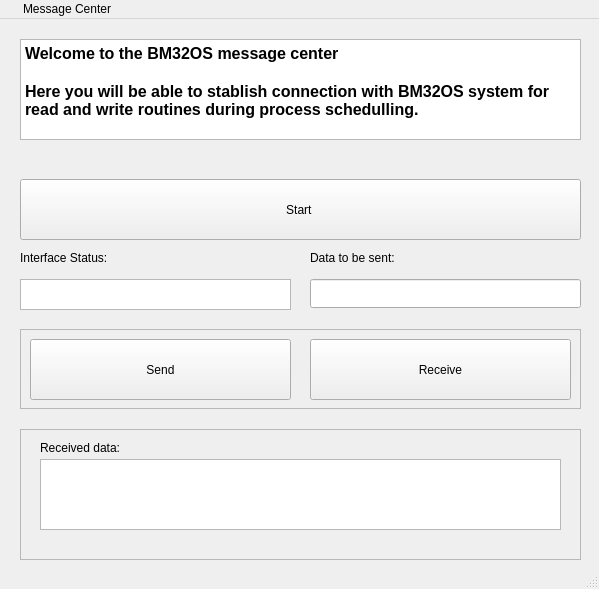
<?xml version="1.0" encoding="UTF-8"?>
<ui version="4.0">
 <class>MainWindow</class>
 <widget class="QMainWindow" name="MainWindow">
  <property name="geometry">
   <rect>
    <x>0</x>
    <y>0</y>
    <width>599</width>
    <height>589</height>
   </rect>
  </property>
  <property name="windowTitle">
   <string>MainWindow</string>
  </property>
  <widget class="QWidget" name="centralwidget">
   <widget class="QFrame" name="send_frame">
    <property name="geometry">
     <rect>
      <x>20</x>
      <y>310</y>
      <width>561</width>
      <height>80</height>
     </rect>
    </property>
    <property name="frameShape">
     <enum>QFrame::StyledPanel</enum>
    </property>
    <property name="frameShadow">
     <enum>QFrame::Raised</enum>
    </property>
    <widget class="QPushButton" name="push_button_send">
     <property name="geometry">
      <rect>
       <x>10</x>
       <y>10</y>
       <width>261</width>
       <height>61</height>
      </rect>
     </property>
     <property name="text">
      <string>Send</string>
     </property>
    </widget>
    <widget class="QPushButton" name="push_button_receive">
     <property name="geometry">
      <rect>
       <x>290</x>
       <y>10</y>
       <width>261</width>
       <height>61</height>
      </rect>
     </property>
     <property name="text">
      <string>Receive</string>
     </property>
    </widget>
   </widget>
   <widget class="QTextBrowser" name="textBrowser">
    <property name="geometry">
     <rect>
      <x>20</x>
      <y>20</y>
      <width>561</width>
      <height>101</height>
     </rect>
    </property>
    <property name="html">
     <string>&lt;!DOCTYPE HTML PUBLIC &quot;-//W3C//DTD HTML 4.0//EN&quot; &quot;http://www.w3.org/TR/REC-html40/strict.dtd&quot;&gt;
&lt;html&gt;&lt;head&gt;&lt;meta name=&quot;qrichtext&quot; content=&quot;1&quot; /&gt;&lt;style type=&quot;text/css&quot;&gt;
p, li { white-space: pre-wrap; }
&lt;/style&gt;&lt;/head&gt;&lt;body style=&quot; font-family:'Ubuntu'; font-size:11pt; font-weight:400; font-style:normal;&quot;&gt;
&lt;p style=&quot; margin-top:0px; margin-bottom:0px; margin-left:0px; margin-right:0px; -qt-block-indent:0; text-indent:0px;&quot;&gt;&lt;span style=&quot; font-size:12pt; font-weight:600;&quot;&gt;Welcome to the BM32OS message center&lt;/span&gt;&lt;/p&gt;
&lt;p style=&quot;-qt-paragraph-type:empty; margin-top:0px; margin-bottom:0px; margin-left:0px; margin-right:0px; -qt-block-indent:0; text-indent:0px; font-size:12pt; font-weight:600;&quot;&gt;&lt;br /&gt;&lt;/p&gt;
&lt;p style=&quot; margin-top:0px; margin-bottom:0px; margin-left:0px; margin-right:0px; -qt-block-indent:0; text-indent:0px;&quot;&gt;&lt;span style=&quot; font-size:12pt; font-weight:600;&quot;&gt;Here you will be able to stablish connection with BM32OS system for read and write routines during process schedulling.&lt;/span&gt;&lt;/p&gt;&lt;/body&gt;&lt;/html&gt;</string>
    </property>
   </widget>
   <widget class="QFrame" name="receive_frame">
    <property name="geometry">
     <rect>
      <x>20</x>
      <y>410</y>
      <width>561</width>
      <height>131</height>
     </rect>
    </property>
    <property name="frameShape">
     <enum>QFrame::StyledPanel</enum>
    </property>
    <property name="frameShadow">
     <enum>QFrame::Raised</enum>
    </property>
    <widget class="QLabel" name="label_2">
     <property name="geometry">
      <rect>
       <x>20</x>
       <y>10</y>
       <width>151</width>
       <height>17</height>
      </rect>
     </property>
     <property name="text">
      <string>Received data:</string>
     </property>
    </widget>
    <widget class="QTextBrowser" name="text_browser_receive">
     <property name="geometry">
      <rect>
       <x>20</x>
       <y>30</y>
       <width>521</width>
       <height>71</height>
      </rect>
     </property>
    </widget>
   </widget>
   <widget class="QLabel" name="label_3">
    <property name="geometry">
     <rect>
      <x>20</x>
      <y>230</y>
      <width>121</width>
      <height>17</height>
     </rect>
    </property>
    <property name="text">
     <string>Interface Status:</string>
    </property>
   </widget>
   <widget class="QTextBrowser" name="text_browser_status">
    <property name="geometry">
     <rect>
      <x>20</x>
      <y>260</y>
      <width>271</width>
      <height>31</height>
     </rect>
    </property>
   </widget>
   <widget class="QPushButton" name="push_button_start">
    <property name="geometry">
     <rect>
      <x>20</x>
      <y>160</y>
      <width>561</width>
      <height>61</height>
     </rect>
    </property>
    <property name="text">
     <string>Start </string>
    </property>
   </widget>
   <widget class="QLabel" name="label">
    <property name="geometry">
     <rect>
      <x>310</x>
      <y>230</y>
      <width>151</width>
      <height>17</height>
     </rect>
    </property>
    <property name="text">
     <string>Data to be sent:</string>
    </property>
   </widget>
   <widget class="QLineEdit" name="line_edit_data">
    <property name="geometry">
     <rect>
      <x>310</x>
      <y>260</y>
      <width>271</width>
      <height>29</height>
     </rect>
    </property>
   </widget>
   <zorder>receive_frame</zorder>
   <zorder>send_frame</zorder>
   <zorder>textBrowser</zorder>
   <zorder>label_3</zorder>
   <zorder>text_browser_status</zorder>
   <zorder>push_button_start</zorder>
   <zorder>label</zorder>
   <zorder>line_edit_data</zorder>
  </widget>
  <widget class="QMenuBar" name="menubar">
   <property name="geometry">
    <rect>
     <x>0</x>
     <y>0</y>
     <width>599</width>
     <height>23</height>
    </rect>
   </property>
   <widget class="QMenu" name="menuTESTE_PY">
    <property name="title">
     <string/>
    </property>
   </widget>
   <widget class="QMenu" name="menuMessage_Center">
    <property name="title">
     <string>Message Center</string>
    </property>
   </widget>
   <addaction name="menuTESTE_PY"/>
   <addaction name="menuMessage_Center"/>
  </widget>
  <widget class="QStatusBar" name="statusbar"/>
 </widget>
 <resources/>
 <connections/>
</ui>
